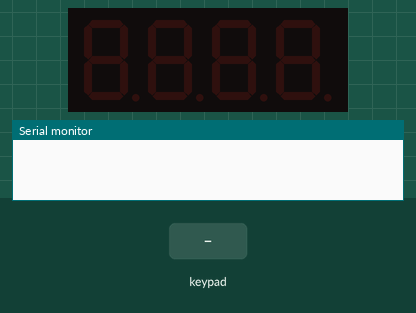
Recording of a sketch running on a simulated Arduino Mega 2560, built with avr-gcc and run on an emulated ATmega2560. Parts: 4-digit seven-segment display, the last lines printed to the serial monitor. The inputs (shaded band) are chosen by the test bench. Random numbers use the default seed unless the sketch sets one.

Above: at 1.2 s.
1.3 s: keypad keys 6 5 8 4 pressed 0.4 s apart
At 3.6 s:
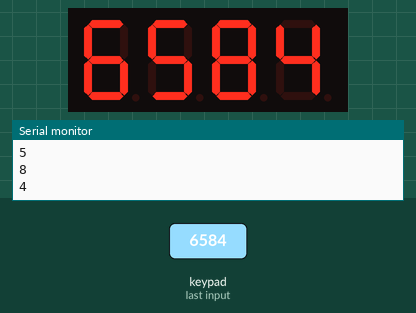
4.4 s: key 'F' pressed
At 5.2 s:
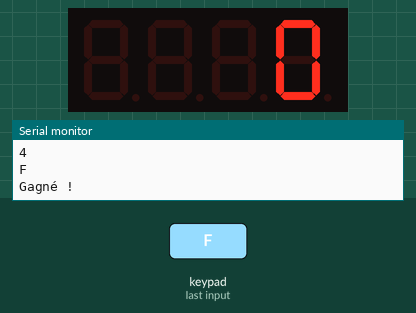
5.9 s: keypad keys 2 9 2 7 2 5 2 3 A pressed 0.4 s apart
At 8.5 s:
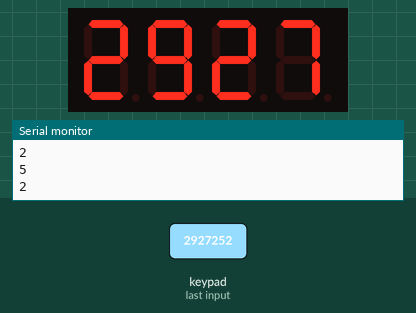
Timing chart, 0 to 10.0 s (numbered marks = the images above; inputs shaded):
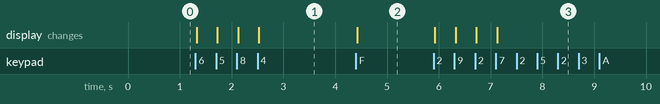

Measured:
- after the input at 1.3 s, the display: first changes at once (image 1 shows a later state)
- after the input at 4.4 s, the display: changes at once (image 2)
- after the input at 5.9 s, the display: first changes at once (image 3 shows a later state)

The sketch:

verif1.ino
```cpp
#include <Arduino.h>
#include <Keypad.h>
#include <TM1637Display.h>

const byte ROWS = 4; // four rows
const byte COLS = 4; // four columns

// define the symbols on the buttons of the keypads
char hexaKeys[ROWS][COLS] = {
  {'1','2','3','F'},
  {'4','5','6','E'},
  {'7','8','9','D'},
  {'A','0','B','C'}
};

byte rowPins[ROWS] = {29, 27, 25, 23}; // connect to the row pinouts of the keypad
byte colPins[COLS] = {37, 35, 33, 31}; // connect to the column pinouts of the keypad

// initialize an instance of class NewKeypad
Keypad customKeypad = Keypad(makeKeymap(hexaKeys), rowPins, colPins, ROWS, COLS);
TM1637Display display(2, 3);

String inputString = ""; // Variable to store the input string
String answer = "6584";  // Correct answer
int lives = 3;           // Number of lives

void displayString(String str); // Prototype for displayString

void setup() {
  Serial.begin(9600);
  display.setBrightness(0x0f); // Set the brightness of the display
}

void loop() {
  char customKey = customKeypad.getKey();

  if (customKey) {
    Serial.println(customKey);

    if (customKey >= '0' && customKey <= '9') { // Only consider numeric input
      if (inputString.length() < 4) { // Ensure the input string does not exceed 4 characters
        inputString += customKey;
      }
    }
    else if (customKey == 'C') { // Handle the 'C' key to delete the last character
      if (inputString.length() > 0) {
        inputString.remove(inputString.length() - 1);
      }
    }
    else if (customKey == 'F' && inputString.length() == 4) { // Submit the input
      if (inputString == answer) {
        Serial.println("Gagné !");
      } else {
        lives--; // Decrease lives
        if (lives == 0) {
          Serial.println("Perdu !");
          inputString = ""; // Reset the input string
        } else {
          Serial.println("Incorrect !");
        }
      }
      inputString = ""; // Reset the input string after submission
    }
    displayString(inputString); // Update the display
  }
}

void displayString(String str) {
  uint16_t number = 0;
  if (str.length() > 0) {
    number = str.toInt(); // Convert the string to an integer
  }
  display.showNumberDec(number, false, 4, 0); // Display the number on the TM1637
}
```

capacitor.cpp
```cpp
#include <FastLED.h>

#define LED_PIN 7
#define BUTTON_PIN 2 // Changed button pin to 2
#define NUM_LEDS 36  // 3 rangées de 12 LEDs en série

CRGB leds[NUM_LEDS];  // Tableau de LEDs
bool timeToPress = false;
unsigned long pressStartTime = 0;
const unsigned long PRESS_DURATION = 5000; // 5 seconds
bool gameActive = true;

void setup() {
  randomSeed(analogRead(0));
  pinMode(BUTTON_PIN, INPUT_PULLUP); // Use internal pull-up resistor
  FastLED.addLeds<WS2812B, LED_PIN, GRB>(leds, NUM_LEDS);
  FastLED.setBrightness(50);
  fill_solid(leds, NUM_LEDS, CRGB::Black);
  FastLED.show();
  gameActive = true;
}

// Blinking effect
void blinks(CRGB color, int numBlinks, int delayMs) {
  for (int j = 0; j < numBlinks; j++) {
    fill_solid(leds, NUM_LEDS, CRGB::Black);
    FastLED.show();
    delay(delayMs);
    fill_solid(leds, NUM_LEDS, color);
    FastLED.show();
    delay(delayMs);
  }
  fill_solid(leds, NUM_LEDS, CRGB::Black);
  FastLED.show();
}

// Function to check for button press and stop
void checkButtonAndStop() {
  if (timeToPress && gameActive) {
    // Moment to press: all LEDs turn solid red
    fill_solid(leds, NUM_LEDS, CRGB::Red);
    FastLED.show();
    if (digitalRead(BUTTON_PIN) == LOW) { // Button pressed during the 5 seconds
      blinks(CRGB::Green, 5, 200); // Indicate success with green blinks
      timeToPress = false;
      gameActive = true;
      fill_solid(leds, NUM_LEDS, CRGB::Black);
      FastLED.show();
      return; // Exit the function immediately after successful press
    } else if (millis() - pressStartTime >= PRESS_DURATION) {
      blinks(CRGB::Red, 5, 400); // Indicate failure with red blinks
      gameActive = false;
      fill_solid(leds, NUM_LEDS, CRGB::Red);
      FastLED.show();
    }
  } else if (gameActive) {
    // Check for premature button press
    if (digitalRead(BUTTON_PIN) == LOW) {
      blinks(CRGB::Red, 5, 400); // Indicate penalty with red blinks
      gameActive = false;
      fill_solid(leds, NUM_LEDS, CRGB::Red);
      FastLED.show();
    }
  }
}

void loop() {
  if (gameActive) {
    long timer = random(60000, 300000); // Timer between 1 and 5 minutes
    unsigned long start = millis();

    while (millis() - start < timer && gameActive && !timeToPress) {
      float elapsed = millis() - start;
      float progress = elapsed / (float)timer;

      // Dégradé du vert au rouge
      for (int i = 0; i < 12; i++) {
        if (progress >= (i + 1) / 12.0) {
          uint8_t hue = map(i, 0, 11, 96, 0); // 96=Vert -> 32=Jaune -> 0=Rouge
          CRGB color = CHSV(hue, 255, 255);
          leds[i] = leds[i + 12] = leds[i + 24] = color;
        }
      }

      FastLED.show();
      delay(50); // Small delay for smoother animation

      checkButtonAndStop(); // Check for premature presses during the countdown
      if (!gameActive) break;
    }

    if (gameActive && !timeToPress) {
      fill_solid(leds, NUM_LEDS, CRGB::Red); // All LEDs turn solid red
      FastLED.show();
      timeToPress = true;
      pressStartTime = millis();
    }

    checkButtonAndStop(); // Check for button press during the 5-second window

    if (!gameActive) {
      fill_solid(leds, NUM_LEDS, CRGB::Black); // Turn off LEDs on game over
      FastLED.show();
      while (true) {
        delay(1000); // Stay in game over state
      }
    }

    delay(10); // Small delay to prevent busy-waiting
  } else {
    // Game Over state
    while (true) {
      delay(1000);
    }
  }
}
```

main.cpp
```cpp
#include <Arduino.h>
#include <Keypad.h>
#include <TM1637Display.h>

const byte ROWS = 4; // four rows
const byte COLS = 4; // four columns
// define the symbols on the buttons of the keypads
char hexaKeys[ROWS][COLS] = {
  {'1','2','3','F'},
  {'4','5','6','E'},
  {'7','8','9','D'},
  {'A','0','B','C'}
};
byte rowPins[ROWS] = {29, 27, 25, 23}; // connect to the row pinouts of the keypad
byte colPins[COLS] = {37, 35, 33, 31}; // connect to the column pinouts of the keypad

// initialize an instance of class NewKeypad
Keypad customKeypad = Keypad(makeKeymap(hexaKeys), rowPins, colPins, ROWS, COLS);
TM1637Display display(2, 3);

String inputString = ""; // Variable to store the input string

void displayString(String str);

void setup() {
  Serial.begin(9600);
  display.setBrightness(0x0f); // Set the brightness of the display
  displayString(inputString); // Display default dashes
}

void loop() {
  char customKey = customKeypad.getKey();

  if (customKey) {
    Serial.println(customKey);
    if (customKey >= '0' && customKey <= '9') { // Only consider numeric input
      if (inputString.length() < 4) { // Ensure the input string does not exceed 4 characters
        inputString += customKey;
      } else {
        inputString = customKey; // Reset the input string if it exceeds 4 characters
      }
    } else if (customKey == 'C') { // Handle the 'C' key to delete the last character
      if (inputString.length() > 0) {
        inputString.remove(inputString.length() - 1);
      }
    }
    displayString(inputString);
  }
}

void displayString(String str) {
  if (str.length() > 4) {
    str = ""; // Reset the string if it exceeds 4 characters
  }
  for (int i = 0; i < 4; i++) {
    if (i < str.length()) {
      display.showNumberDecEx(str.charAt(i) - '0', 0, true, 1, i); // Display each digit
    } else {
      display.setSegments(0x40, 1, i); // Display dash if the string is shorter than 4 characters
    }
  }
}
```
